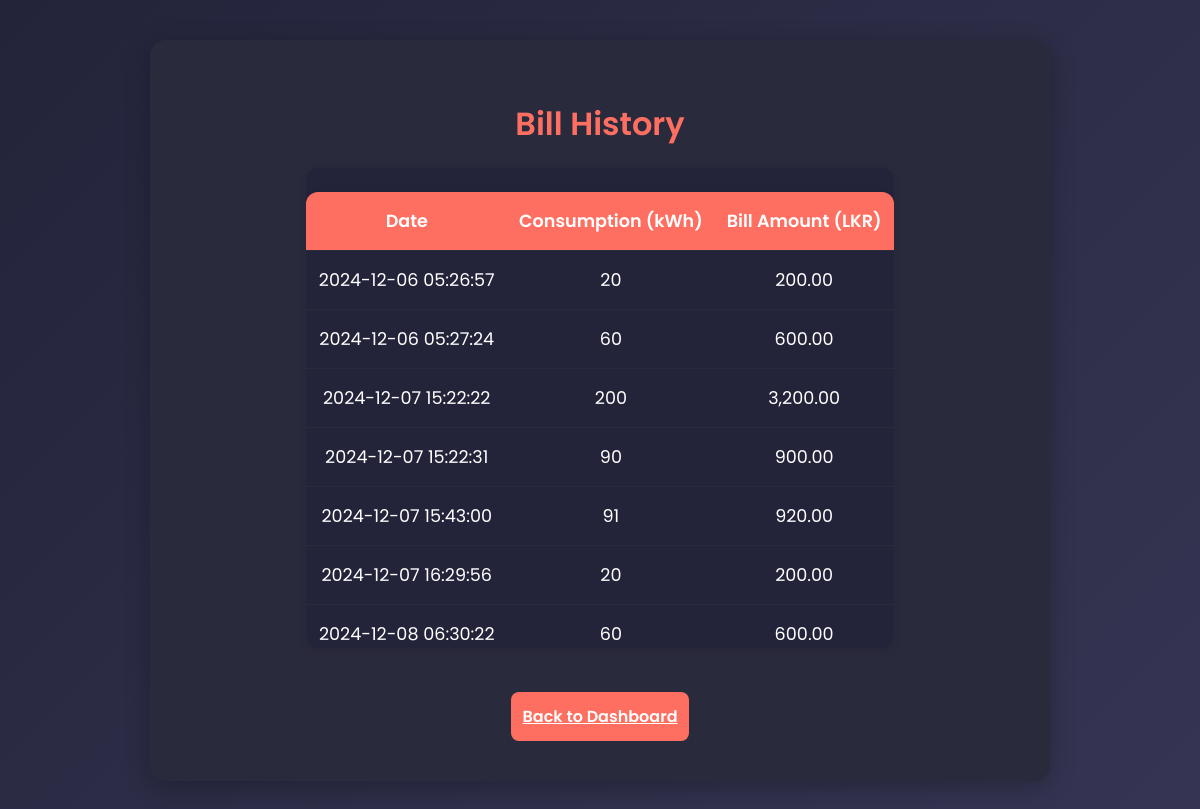
The app's page /history.php (signed in) with its own data.
### tables this page shows
CREATE TABLE `bills` (
  `id` int(11) NOT NULL,
  `user_id` int(11) DEFAULT NULL,
  `consumption` int(11) DEFAULT NULL,
  `bill_amount` decimal(10,2) DEFAULT NULL,
  `date` timestamp NOT NULL DEFAULT current_timestamp()
);

### history.php (the view, shortened to what this page needs)
<?php
include 'database.php';
$user_id = $_SESSION['user_id'];
$sql = "SELECT * FROM bills WHERE user_id = '$user_id'";
$result = $conn->query($sql);
?>
<!DOCTYPE html>
<html>
<head>
    <link rel="stylesheet" href="style.css">
</head>
<body>
    <div class="container bill-history-container" style="max-width:900px; min-width:320px;">
        <h1>Bill History</h1>
        <div class="table-scroll big-table-scroll">
            <table class="bill-history-table">
                <tr><th>Date</th><th>Consumption (kWh)</th><th>Bill Amount (LKR)</th></tr>
                <?php while ($row = $result->fetch_assoc()) { ?>
                    <tr>
                        <td><?php echo $row['date']; ?></td>
                        <td><?php echo $row['consumption']; ?></td>
                        <td><?php echo number_format($row['bill_amount'], 2); ?></td>
                    </tr>
                <?php } ?>
            </table>
        </div>
        <a href="dashboard.php" class="btn-primary" style="margin-top: 20px; text-align: center;">Back to Dashboard</a>
    </div>
</body>
</html>

### style.css (style rules this page uses)
* { margin: 0; padding: 0; box-sizing: border-box; }
body { font-family: 'Poppins', sans-serif; background: linear-gradient(135deg, #23243a 0%, #3a3a5a 100%); color: #fff; display: flex; flex-direction: column; align-items: center; min-height: 100vh; overflow-y: auto; }
h1 { color: #ff6f61; text-align: center; padding: 20px 0; font-weight: 600; }
.container { max-width: 400px; width: 100%; margin: 40px auto; padding: 32px 24px; background: #2a2a3d; border-radius: 16px; box-shadow: 0 6px 24px rgba(0,0,0,0.25); display: flex; flex-direction: column; align-items: center; overflow: visible; }
.btn-primary { background: #ff6f61; color: #fff; border: none; border-radius: 8px; padding: 12px; font-size: 1rem; font-weight: 600; cursor: pointer; transition: background 0.2s; margin-top: 8px; }
table { width: 100%; border-collapse: collapse; margin-top: 24px; background: #23243a; border-radius: 12px; overflow: hidden; box-shadow: 0 2px 8px rgba(0,0,0,0.10); }
th, td { padding: 12px 8px; text-align: center; border-bottom: 1px solid #2a2a3d; }
th { background: #ff6f61; color: #fff; font-weight: 600; }
.table-scroll { max-height: 320px; overflow-y: auto; display: block; border-radius: 12px; box-shadow: 0 2px 8px rgba(0,0,0,0.10); margin-bottom: 16px; background: #23243a; }
.bill-history-container { max-width: 900px !important; width: 100%; margin: 40px auto; padding: 40px 24px; background: #2a2a3d; border-radius: 16px; box-shadow: 0 6px 24px rgba(0,0,0,0.25); display: flex; flex-direction: column; align-items: center; }
.big-table-scroll { max-height: 480px; min-width: 320px; overflow-x: auto; margin-bottom: 24px; }
.bill-history-table th, .bill-history-table td { font-size: 1.1rem; padding: 16px 12px; }

### records on screen
bills: date "2024-12-06 05:26:57", consumption "20", bill_amount "200.00"
bills: date "2024-12-06 05:27:24", consumption "60", bill_amount "600.00"
bills: date "2024-12-07 15:22:22", consumption "200", bill_amount "3,200.00"
bills: date "2024-12-07 15:22:31", consumption "90", bill_amount "900.00"
bills: date "2024-12-07 15:43:00", consumption "91", bill_amount "920.00"
bills: date "2024-12-07 16:29:56", consumption "20", bill_amount "200.00"
bills: date "2024-12-08 06:30:22", consumption "60", bill_amount "600.00"
